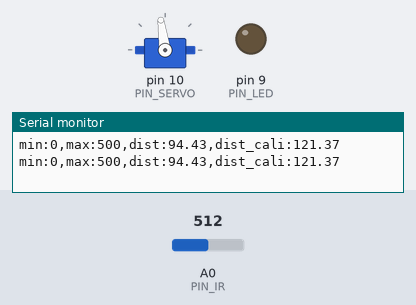
A sketch run on a simulated Arduino Uno, built with avr-gcc and run on an emulated ATmega328P. Shown: servo, output pins drawn as LEDs (lit = HIGH), the last lines printed to the serial monitor. Inputs (shaded band) come from the test bench; at power-on: A0 (PIN_IR) = 512.

Above: at 2.8 s.
2.9 s: A0 (PIN_IR) set to 260
6.4 s: A0 (PIN_IR) set to 237
At 8.8 s:
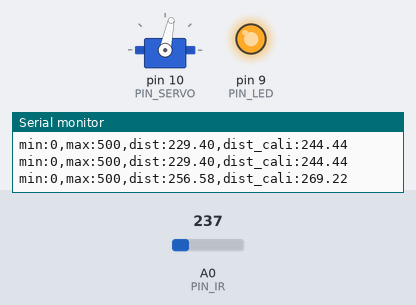
12.4 s: A0 (PIN_IR) set to 10
15.9 s: A0 (PIN_IR) set to 7
At 16.4 s:
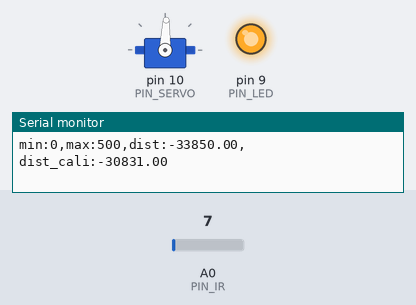
21.9 s: A0 (PIN_IR) set to 100
At 22.4 s:
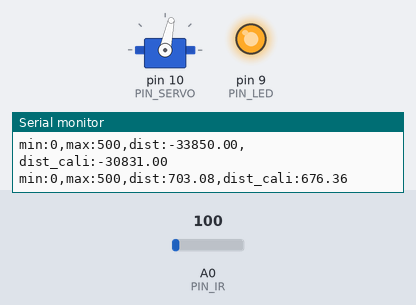
27.9 s: A0 (PIN_IR) set to 265
At 28.3 s:
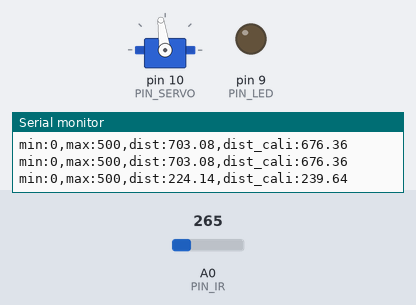
Timing chart, 0 to 34.9 s (numbered marks = the images above; inputs shaded):
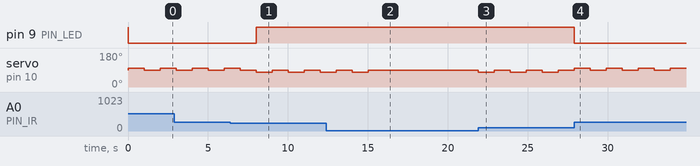

The sketch:

21_bbc_20203167.ino
```cpp
// Arduino pin assignment
#include <Servo.h>
#define PIN_SERVO 10
#define PIN_IR A0
#define PIN_LED 9

#define _DUTY_MIN 1550
#define _DUTY_NEU 1450
#define _DUTY_MAX 1350

#define _SERVO_SPEED 550
#define INTERVAL 20

#define _POS_START (_DUTY_MIN + 100)
#define _POS_END (_DUTY_MAX - 100)

unsigned long last_sampling_time;
int duty_chg_per_interval;
int toggle_interval, toggle_interval_cnt;
float pause_time;
Servo myservo;
int duty_target, duty_curr;
int a, b; // unit: mm

void setup() {
// initialize GPIO pins
  pinMode(PIN_LED,OUTPUT);
  digitalWrite(PIN_LED, 1);

  myservo.attach(PIN_SERVO);
  myservo.writeMicroseconds(_DUTY_NEU);
  duty_target = duty_curr = _POS_START;

// initialize serial port
  Serial.begin(57600);

  duty_chg_per_interval = (_DUTY_MAX - _DUTY_MIN) * ((float)_SERVO_SPEED / 180) * ((float)INTERVAL / 1000);

  pause_time = 1;
  toggle_interval = (180.0 / _SERVO_SPEED + pause_time) * 1000 / INTERVAL;
  toggle_interval_cnt = toggle_interval;

  last_sampling_time = 0;

  a = 71;
  b = 400;
}

float ir_distance(void){ // return value unit: mm
  float val;
  float volt = float(analogRead(PIN_IR));
  val = ((6762.0/(volt-9.0))-4.0) * 10.0;
  return val;
}

void loop() {

  if(millis() < last_sampling_time + INTERVAL) return;

  if(duty_target > duty_curr) {
    duty_curr += duty_chg_per_interval;
    if(duty_curr > duty_target) duty_curr = duty_target;
  }
  else {
    duty_curr -= duty_chg_per_interval;
    if(duty_curr < duty_target) duty_curr = duty_target;
  }

  float raw_dist = ir_distance();
  float dist_cali = 100 + 300.0 / (b - a) * (raw_dist - a);
  Serial.print("min:0,max:500,dist:");
  Serial.print(raw_dist);
  Serial.print(",dist_cali:");
  Serial.println(dist_cali);


  if(dist_cali > 90 && dist_cali <255){
    digitalWrite(PIN_LED, 0);
    myservo.writeMicroseconds(1550);
    delay(1000);
    myservo.writeMicroseconds(1450);
    delay(1000);
  }
  if(dist_cali > 255) {
    digitalWrite(PIN_LED, 255);
     myservo.writeMicroseconds(1350);
     delay(1000);
     myservo.writeMicroseconds(1450);
     delay(1000);
  }


  if(toggle_interval_cnt >= toggle_interval) {
    toggle_interval_cnt = 0;
    if(duty_target == _POS_START) duty_target = _POS_END;
    else duty_target = _POS_START;
  }
  else {
    toggle_interval_cnt++;
  }

// update last sampling time
  last_sampling_time += INTERVAL;

}
```

Measured:
- the behaviour switches between 250 and 249 on A0 (PIN_IR) (found by bisection; images 0 and 1)
- the behaviour switches between 9 and 8 on A0 (PIN_IR) (found by bisection; images 1 and 2)
- after the input at 6.4 s, pin 9 (PIN_LED): LOW → HIGH after 1.6 s
- after the input at 15.9 s, servo on pin 10 (PIN_SERVO): stops changing and stays 88°
- after the input at 21.9 s, servo on pin 10 (PIN_SERVO): alternates 88° for 1.0 s and 78° for 1.0 s, starting at once
- after the input at 27.9 s, pin 9 (PIN_LED): HIGH → LOW at once
- by itself, servo on pin 10 (PIN_SERVO): alternates 88° for 1.0 s and 78° for 1.0 s
